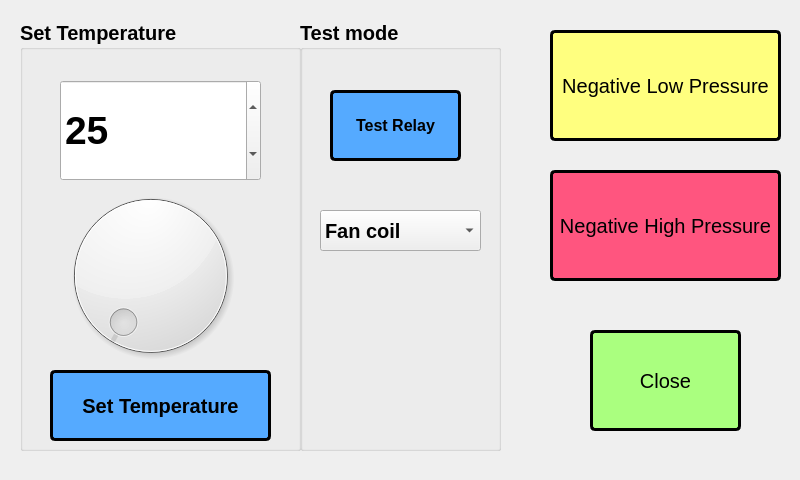
<?xml version="1.0" encoding="UTF-8"?>
<ui version="4.0">
 <class>settingPage</class>
 <widget class="QDialog" name="settingPage">
  <property name="geometry">
   <rect>
    <x>0</x>
    <y>0</y>
    <width>800</width>
    <height>480</height>
   </rect>
  </property>
  <property name="windowTitle">
   <string>Setting Mode</string>
  </property>
  <widget class="QGroupBox" name="groupBox">
   <property name="geometry">
    <rect>
     <x>20</x>
     <y>20</y>
     <width>281</width>
     <height>431</height>
    </rect>
   </property>
   <property name="font">
    <font>
     <pointsize>15</pointsize>
     <weight>75</weight>
     <bold>true</bold>
    </font>
   </property>
   <property name="title">
    <string>Set Temperature</string>
   </property>
   <widget class="QDial" name="dial">
    <property name="geometry">
     <rect>
      <x>10</x>
      <y>160</y>
      <width>241</width>
      <height>191</height>
     </rect>
    </property>
    <property name="styleSheet">
     <string notr="true">border-radius: 10px;</string>
    </property>
    <property name="minimum">
     <number>10</number>
    </property>
    <property name="maximum">
     <number>40</number>
    </property>
   </widget>
   <widget class="QSpinBox" name="spinBox">
    <property name="geometry">
     <rect>
      <x>40</x>
      <y>60</y>
      <width>201</width>
      <height>101</height>
     </rect>
    </property>
    <property name="font">
     <font>
      <pointsize>29</pointsize>
      <weight>75</weight>
      <bold>true</bold>
     </font>
    </property>
    <property name="minimum">
     <number>18</number>
    </property>
    <property name="maximum">
     <number>30</number>
    </property>
    <property name="value">
     <number>25</number>
    </property>
   </widget>
   <widget class="QPushButton" name="pushButton">
    <property name="geometry">
     <rect>
      <x>30</x>
      <y>350</y>
      <width>221</width>
      <height>71</height>
     </rect>
    </property>
    <property name="font">
     <font>
      <pointsize>15</pointsize>
      <weight>75</weight>
      <bold>true</bold>
     </font>
    </property>
    <property name="styleSheet">
     <string notr="true">background-color: #55aaff;
border: 3px solid black;
border-radius: 5px;</string>
    </property>
    <property name="text">
     <string>Set Temperature</string>
    </property>
   </widget>
  </widget>
  <widget class="QPushButton" name="standard">
   <property name="geometry">
    <rect>
     <x>550</x>
     <y>30</y>
     <width>231</width>
     <height>111</height>
    </rect>
   </property>
   <property name="font">
    <font>
     <pointsize>15</pointsize>
    </font>
   </property>
   <property name="styleSheet">
    <string notr="true">background-color: #ffff7f;
border: 3px solid black;
border-radius: 5px;</string>
   </property>
   <property name="text">
    <string>Negative Low Pressure</string>
   </property>
  </widget>
  <widget class="QPushButton" name="negative">
   <property name="geometry">
    <rect>
     <x>550</x>
     <y>170</y>
     <width>231</width>
     <height>111</height>
    </rect>
   </property>
   <property name="font">
    <font>
     <pointsize>15</pointsize>
    </font>
   </property>
   <property name="styleSheet">
    <string notr="true">background-color: #ff557f;
border: 3px solid black;
border-radius: 5px;</string>
   </property>
   <property name="text">
    <string>Negative High Pressure</string>
   </property>
  </widget>
  <widget class="QPushButton" name="pushButton_2">
   <property name="geometry">
    <rect>
     <x>590</x>
     <y>330</y>
     <width>151</width>
     <height>101</height>
    </rect>
   </property>
   <property name="font">
    <font>
     <pointsize>15</pointsize>
    </font>
   </property>
   <property name="styleSheet">
    <string notr="true">background-color: #aaff7f;
border: 3px solid black;
border-radius: 5px;</string>
   </property>
   <property name="text">
    <string>Close</string>
   </property>
  </widget>
  <widget class="QGroupBox" name="groupBox_2">
   <property name="geometry">
    <rect>
     <x>300</x>
     <y>20</y>
     <width>201</width>
     <height>431</height>
    </rect>
   </property>
   <property name="font">
    <font>
     <pointsize>15</pointsize>
     <weight>75</weight>
     <bold>true</bold>
    </font>
   </property>
   <property name="title">
    <string>Test mode</string>
   </property>
   <widget class="QPushButton" name="testMode">
    <property name="geometry">
     <rect>
      <x>30</x>
      <y>70</y>
      <width>131</width>
      <height>71</height>
     </rect>
    </property>
    <property name="font">
     <font>
      <pointsize>12</pointsize>
      <weight>75</weight>
      <italic>false</italic>
      <bold>true</bold>
      <underline>false</underline>
      <strikeout>false</strikeout>
     </font>
    </property>
    <property name="styleSheet">
     <string notr="true">background-color: #55aaff;
border: 3px solid black;
border-radius: 5px;</string>
    </property>
    <property name="text">
     <string>Test Relay</string>
    </property>
   </widget>
   <widget class="QComboBox" name="comboBox">
    <property name="geometry">
     <rect>
      <x>20</x>
      <y>190</y>
      <width>161</width>
      <height>41</height>
     </rect>
    </property>
    <item>
     <property name="text">
      <string>Fan coil</string>
     </property>
    </item>
    <item>
     <property name="text">
      <string>Ex low</string>
     </property>
    </item>
    <item>
     <property name="text">
      <string>Ex high</string>
     </property>
    </item>
    <item>
     <property name="text">
      <string>Air water</string>
     </property>
    </item>
    <item>
     <property name="text">
      <string>Damper open</string>
     </property>
    </item>
    <item>
     <property name="text">
      <string>Damper close</string>
     </property>
    </item>
   </widget>
  </widget>
 </widget>
 <resources/>
 <connections>
  <connection>
   <sender>spinBox</sender>
   <signal>valueChanged(int)</signal>
   <receiver>dial</receiver>
   <slot>setValue(int)</slot>
   <hints>
    <hint type="sourcelabel">
     <x>177</x>
     <y>161</y>
    </hint>
    <hint type="destinationlabel">
     <x>177</x>
     <y>231</y>
    </hint>
   </hints>
  </connection>
  <connection>
   <sender>dial</sender>
   <signal>valueChanged(int)</signal>
   <receiver>spinBox</receiver>
   <slot>setValue(int)</slot>
   <hints>
    <hint type="sourcelabel">
     <x>137</x>
     <y>243</y>
    </hint>
    <hint type="destinationlabel">
     <x>139</x>
     <y>158</y>
    </hint>
   </hints>
  </connection>
 </connections>
</ui>
